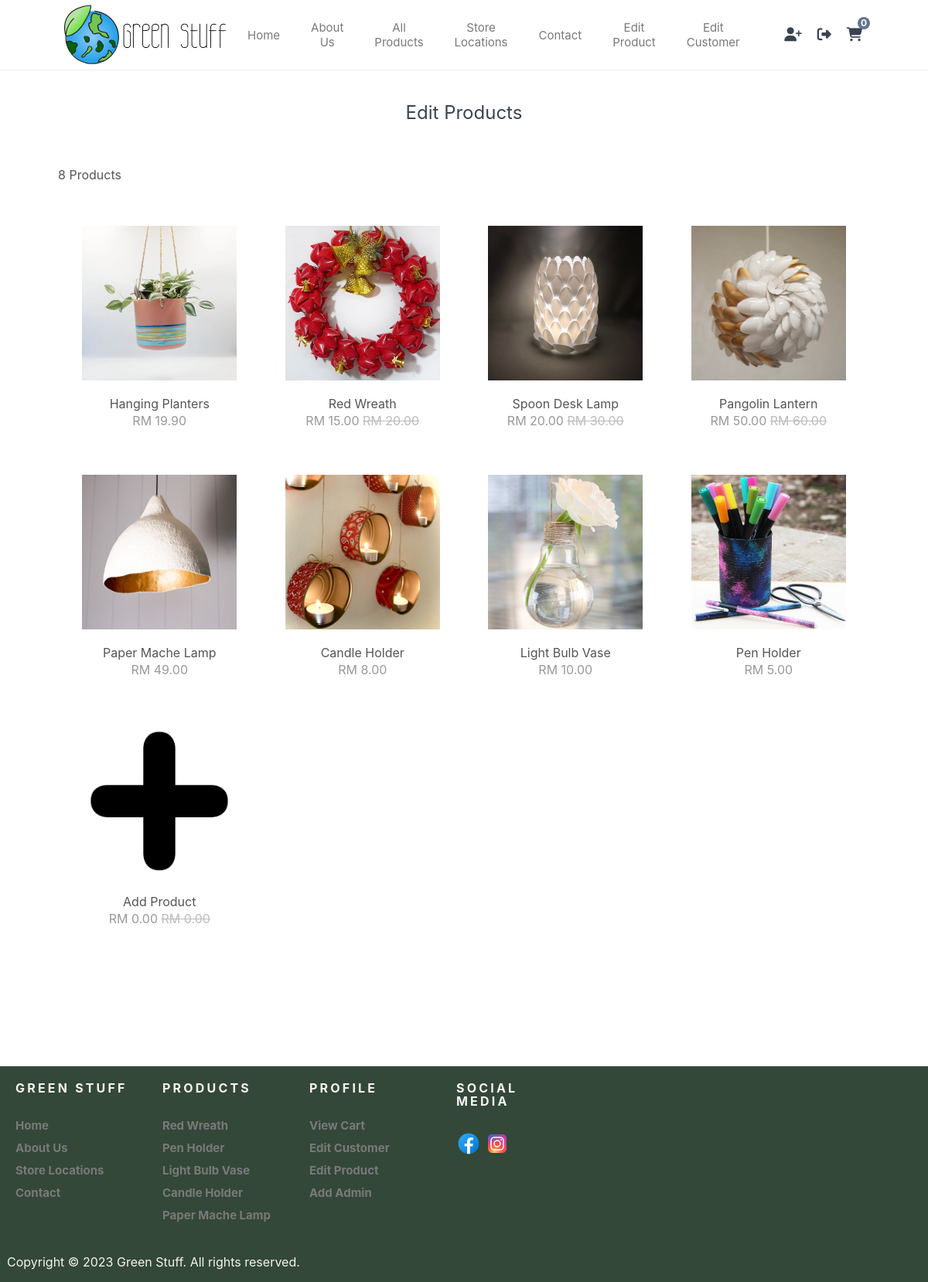
The page /index.php?page=EditProduct (signed in) on the database its author committed.
### tables this page shows
CREATE TABLE `products` (
  `id` int(11) NOT NULL,
  `name` varchar(200) NOT NULL,
  `desc` text NOT NULL,
  `price` decimal(7,2) NOT NULL,
  `rrp` decimal(7,2) NOT NULL DEFAULT 0.00,
  `qty` int(11) NOT NULL,
  `img` text NOT NULL,
  `date_added` datetime NOT NULL DEFAULT current_timestamp()
);

### index.php (called while the page is built, shortened)
<?php
    include 'functions.php';
    $page = isset($_GET['page']) && file_exists($_GET['page'] . '.php') ? $_GET['page'] : 'home';
    include $page . '.php';
?>

### EditProduct.php (the view, shortened to what this page needs)
<?php
$stmt = $pdo->prepare('SELECT * FROM products ORDER BY date_added');
$stmt->execute();
$products = $stmt->fetchAll(PDO::FETCH_ASSOC);
$total_products = $pdo->query('SELECT * FROM products')->rowCount();
?>
<?=h_header('Products')?>
<div class="products content-wrapper">
    <h1>Edit Products</h1>
    <p><?=$total_products?> Products</p>
    <div class="products-wrapper" style="justify-content:flex-start;">
        <?php foreach ($products as $product): ?>
        <a href="index.php?page=changeproduct&id=<?=$product['id']?>" class="product">
            <img src="imgs/<?=$product['img']?>" width="200" height="200" alt="<?=$product['name']?>">
            <span class="name"><?=$product['name']?></span>
            <span class="price">
                RM <?=$product['price']?>
                <?php if ($product['rrp'] > 0): ?>
                <span class="rrp">RM <?=$product['rrp']?></span>
                <?php endif; ?>
            </span>
        </a>
        <?php endforeach; ?>
        <a href="index.php?page=addproduct" class="product">
            <img src="imgs/add.png" width="200" height="200" alt="add icon">
            <span class="name">Add Product</span>
            <span class="price">
                RM 0.00
                <span class="rrp">RM 0.00</span>
            </span>
        </a>
    </div>
</div>
<?=h_footer()?>

### layoutt.css (style rules this page uses)
* { box-sizing: border-box; font-family: -apple-system, BlinkMacSystemFont, "segoe ui", roboto, oxygen, ubuntu, cantarell, "fira sans", "droid sans", "helvetica neue", Arial, sans-serif; font-size: 16px; -webkit-font-smoothing: anti aliased; -moz-osx-font-smoothing: grayscale; }
html { height: 100%; }
body { position: relative; min-height: 100%; color: #555555; background-color: #FFFFFF; margin: 0; padding-bottom: 100px; }
h1, h2, h3, h4, h5 { color: #394352; }
.content-wrapper { width: 1050px; margin: 0 auto; }
main .recentlyadded .products, main .products .products-wrapper { display: flex; flex-wrap: wrap; align-items: center; justify-content: space-between; padding: 40px 0 0 0; }
main .recentlyadded .products .product, main .products .products-wrapper .product { display: block; overflow: hidden; text-decoration: none; width: 25%; padding-bottom: 60px; }
main .recentlyadded .products .product img, main .products .products-wrapper .product img { transform: scale(1); transition: transform 1s; }
main .recentlyadded .products .product .name, main .products .products-wrapper .product .name { display: block; color: #555555; padding: 20px 0 2px 0; }
main .recentlyadded .products .product .price, main .products .products-wrapper .product .price { display: block; color: #999999; }
main .recentlyadded .products .product .rrp, main .products .products-wrapper .product .rrp { color: #BBBBBB; text-decoration: line-through; }
main > .products h1 { display: block; font-weight: normal; margin: 0; padding: 40px 0; font-size: 24px; text-align: center; width: 100%; }
a:link, a:visited { color: #79797a; font-size: 15px; font-family:-apple-system, BlinkMacSystemFont, "segoe ui", roboto, oxygen, ubuntu, cantarell, "fira sans", "droid sans", "helvetica neue", Arial, sans-serif; text-align: center; text-decoration: none; }

### rows shown on the page
products: img (picture), name "Hanging Planters", price "19.90"
products: img (picture), name "Red Wreath", price "15.00", rrp "20.00"
products: img (picture), name "Spoon Desk Lamp", price "20.00", rrp "30.00"
products: img (picture), name "Pangolin Lantern", price "50.00", rrp "60.00"
products: img (picture), name "Paper Mache Lamp", price "49.00"
products: img (picture), name "Candle Holder", price "8.00"
products: img (picture), name "Light Bulb Vase", price "10.00"
products: img (picture), name "Pen Holder", price "5.00"

### other values the page prints
$num_items_in_cart "0"
$total_products "8"
